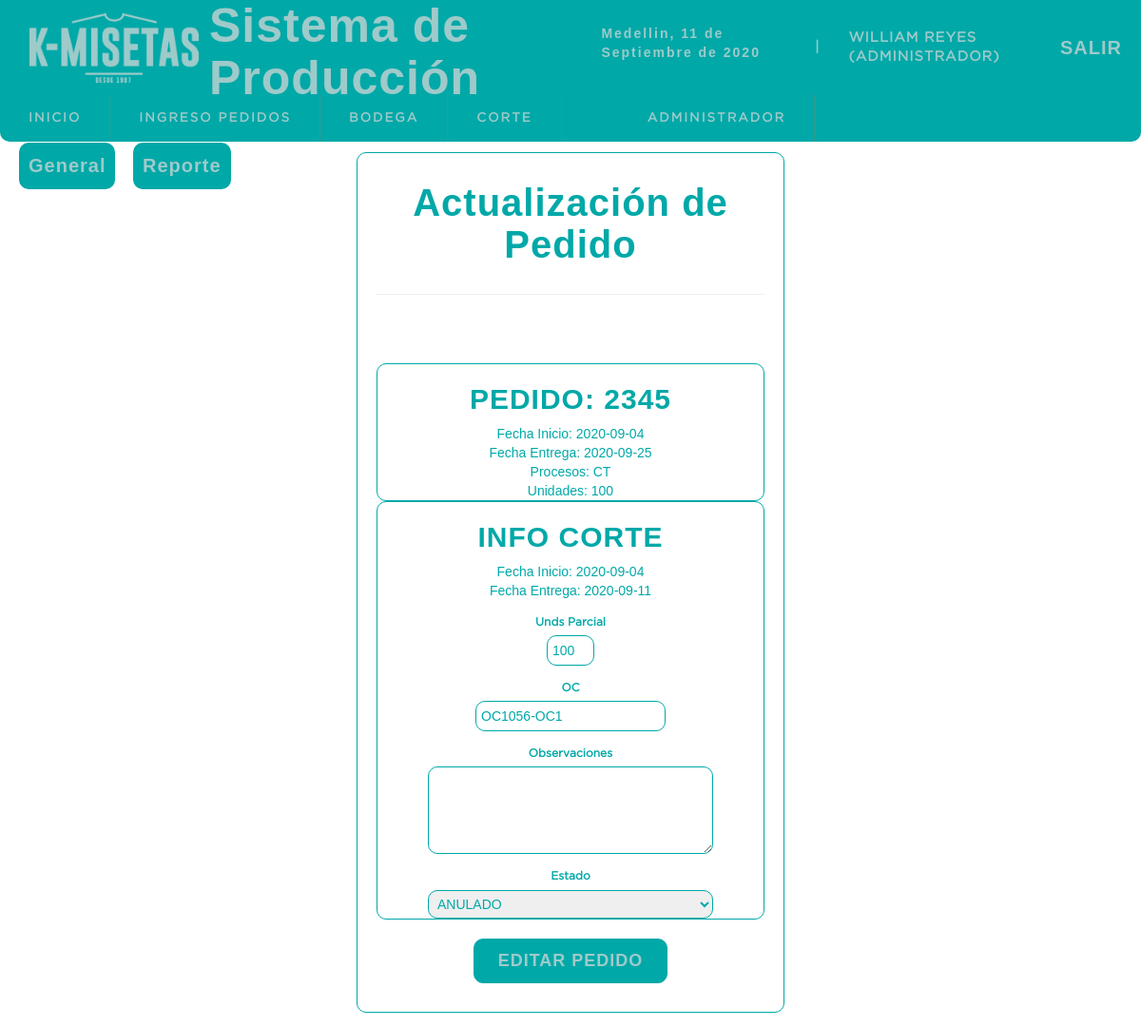
Screenshot of /sistema/editar_corte.php?id=1 (signed in) with the database file from the repository.
### tables this page shows
CREATE TABLE `pedidos` (
  `idpedido` int(11) NOT NULL,
  `num_pedido` varchar(10) NOT NULL,
  `cliente` varchar(50) NOT NULL,
  `asesor` varchar(15) NOT NULL,
  `fecha_inicio` date NOT NULL,
  `fecha_fin` date NOT NULL,
  `dias_habiles` int(11) NOT NULL,
  `procesos` int(11) NOT NULL,
  `unds` int(11) NOT NULL,
  `fecha_ingreso` datetime NOT NULL DEFAULT CURRENT_TIMESTAMP,
  `usuario` int(11) NOT NULL,
  `area_inicio` varchar(13) NOT NULL DEFAULT '0',
  `estado` int(11) NOT NULL DEFAULT '0'
);

CREATE TABLE `procesos` (
  `idproceso` int(11) NOT NULL,
  `siglas` varchar(5) NOT NULL,
  `1` varchar(13) NOT NULL,
  `2` varchar(13) NOT NULL,
  `3` varchar(13) NOT NULL,
  `4` varchar(13) NOT NULL,
  `5` varchar(13) NOT NULL,
  `6` varchar(13) NOT NULL,
  `tiempo1` decimal(10,2) NOT NULL,
  `tiempo2` decimal(10,2) NOT NULL,
  `tiempo3` decimal(10,2) DEFAULT NULL,
  `tiempo4` decimal(10,2) DEFAULT NULL,
  `tiempo5` decimal(10,2) DEFAULT NULL,
  `tiempo6` decimal(10,2) DEFAULT NULL,
  `dias_habiles` int(11) NOT NULL
);

CREATE TABLE `corte` (
  `idcorte` int(11) NOT NULL,
  `pedido` int(11) NOT NULL,
  `iniciofecha` date NOT NULL,
  `finfecha` date NOT NULL,
  `dias` int(11) NOT NULL,
  `inicioprocesofecha` date NOT NULL,
  `finprocesofecha` int(11) NOT NULL,
  `obs_corte` varchar(2000) NOT NULL,
  `oc` varchar(10) DEFAULT NULL,
  `parcial` int(11) DEFAULT '0',
  `estado` int(11) NOT NULL DEFAULT '0',
  `usuario` int(11) DEFAULT NULL
);

CREATE TABLE `estado` (
  `id_estado` int(11) NOT NULL,
  `estado` varchar(15) NOT NULL
);

### sistema/editar_corte.php (the view, shortened to what this page needs)
<?php
include "../conexion.php";
$idcorte= $_GET['id'];
$sql= mysqli_query($conexion,"SELECT pe.num_pedido, pe.cliente, pe.asesor, pe.fecha_inicio as 'iniciopedido',
pe.fecha_fin as 'finpedido', pe.dias_habiles as 'diaspedido', pe.unds, pe.fecha_ingreso, pe.usuario,
co.idcorte, co.iniciofecha as 'iniciocorte', co.finfecha as 'fincorte', co.dias as 'diascorte',
co.inicioprocesofecha, co.finprocesofecha, co.oc, co.parcial, us.usuario, co.obs_corte, pr.siglas, es.estado, es.id_estado
FROM pedidos pe
INNER JOIN procesos pr ON pe.procesos=pr.idproceso
INNER JOIN corte co ON pe.idpedido=co.pedido
INNER JOIN usuario us on pe.usuario=us.idusuario
INNER JOIN estado es ON co.estado=es.id_estado WHERE co.idcorte=$idcorte");
$result_sql=mysqli_num_rows($sql);
if ($result_sql==0){
    header('location listacortegeneral.php');
}else{
    $data=mysqli_fetch_array($sql);
        $pedido= $data['num_pedido'];
        $iniciopedido=$data['iniciopedido'];
        $finpedido=$data['finpedido'];
        $siglas=$data['siglas'];
        $unds=$data['unds'];
        $iniciocorte=$data['iniciocorte'];
        $fincorte=$data['fincorte'];
        $oc=$data['oc'];
        $parcial=$data['parcial'];
        $obs=$data['obs_corte'];
        $estado=$data['estado'];
        $idestado=$data['id_estado'];
    }
?>
<!DOCTYPE html>
<html lang="es">
<head>
	<?php include "includes/scripts.php"?>
</head>
<body>
<?php
include "includes/header.php"?>
<section id="container">
    <div class="form-register">
    <a href="listacortegeneral.php" class="btn_new" style="position:fixed ; top:150px; left: 0px;">General</a>
    <a href="" class="btn_new" style="position:fixed ; top:150px; left: 120px;">Reporte</a>
        <form action="" method="post">
       <h1>Actualización de Pedido</h1>
        <hr>
        <div class="alert"><?php echo isset($alert) ? $alert : '';?></div>
        <div style="border: 1px solid #00a8a8; border-radius: 10px; ">
        <center> <h3 style="text-transform: uppercase; ">pedido: <?php echo $pedido?></h3>
        <div>
            Fecha Inicio: <?php echo $iniciopedido?>
        </div>
        <div>
            Fecha Entrega: <?php echo $finpedido?>
        </div>
        <div>
            Procesos: <?php echo $siglas?>
        </div>
        <div>
            Unidades: <?php echo $unds?>
        </div>
        </center>
        </div>
        <div style="border: 1px solid #00a8a8; border-radius: 10px; ">
        <center> <h3 style="text-transform: uppercase; ">Info corte</h3>
        <div>
            Fecha Inicio: <?php echo $iniciocorte?>
        </div>
        <div>
            Fecha Entrega: <?php echo $fincorte?>
        </div>
        <div>
            <label for="parcial">Unds Parcial</label>
            <input style ="width: 50px"type="text" name="parcial" id="parcial" autocomplete="off" value="<?php echo $parcial;?>">
        </div>
        <div>
            <label for="oc">OC</label>
            <input style ="width: 200px"type="text" name="oc" id="oc" autocomplete="off" value="<?php echo $oc;?>">
        </div>
        <div>
            <label for="obs">Observaciones</label>
            <textarea  style ="width: 300px" name="obs" id="obs" rows="4" cols="45"><?php echo $obs;?></textarea>
        </div>
        <div>
            <label for="estado">Estado</label>
          <select style ="width: 300px" name="estado" id="estado" class="itemunico">
              <?php echo "  <option value=\"".$idestado."\">".$estado."</option>";?>
          </select>
        </div>
        </center>
        </div>
        <input type="submit" value="Editar Pedido" class="btn-save">
        </form>
    </div>
</section>
</body>
</html>

### sistema/css/styleee.css (style rules this page uses)
* { margin: 0; padding: 0; box-sizing: border-box; font-family: 'arial'; }
body { background-color: #ffffff !important; }
h1, h2, h3, h4, h5, h6 { font-family: 'arial'; font-weight: bold; letter-spacing: 1px; }
h1 { font-size: 30px; font-weight: bold; }
section div h3 { font-size: 30px; color: #00a8a8; font-weight: bold; }
h3 { font-size: 25px; }
a { text-decoration: none; font-family: arial; letter-spacing: 1px; }
#container { padding: 160px 15px 15px; background-color: #ffffff; width: 100%; }
.form-register { width: 450px; margin: auto; }
form { background-color: #ffffff; color: #00a8a8; margin: auto; padding: 10px 20px; border: 1px solid #00a8a8; border-radius: 10px; }
label { display: block; font-size: 12px; font-family: 'GothamBook'; margin: 15px auto 5px auto; }
input, select, textarea { display: block; width: 100%; padding: 5px; border: 1px solid #00a8a8 ; color: #00a8a8; border-radius: 10px ; text-transform: uppercase !important; }
textarea { resize: vertical; }
.itemunico option:first-child { display: none; }
.btn-save { width: 50%; padding: 10px; font-size: 18px; background: #00a8a8; color: #9ecaca; font-weight: 700; letter-spacing: 1px; cursor: pointer; margin: 20px auto; border-radius: 10px; text-align: center; }
.alert { width: 100%; }
#container h1 { font-size: 40px; display: inline-block; color: #00a8a8; text-align: center; font-weight: bold; }
.btn_new { display: inline-block; position:absolute; left: 15px; top: 190px; font-size: 20px; background-color: #00a8a8; color: #9ecaca; padding: 10px; font-weight: bold; text-decoration: none; border-radius: 10px; margin: auto 20px; }

### rows the page displays
pedidos: num_pedido "2345", fecha_inicio "2020-09-04", fecha_fin "2020-09-25", procesos.siglas "CT", unds "100", corte.iniciofecha "2020-09-04", corte.finfecha "2020-09-11", parcial "100", oc "oc1056-oc1", estado "Anulado"

### other values shown
fechaC() "11 de Septiembre de 2020"
$_SESSION['nombre'] "WILLIAM REYES"
$_SESSION['rol'] "ADMINISTRADOR"
